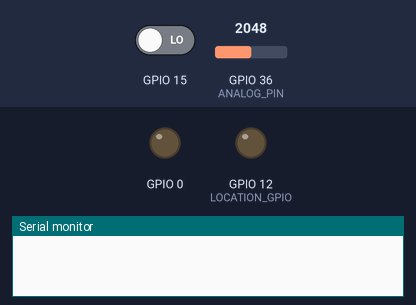
Bench run of a sketch on a simulated ESP32. Parts: output pins drawn as LEDs (lit = HIGH), the last lines printed to the serial monitor. Inputs (shaded band) come from the test bench; at power-on: GPIO 15 LOW, GPIO 36 (ANALOG_PIN) = 2048.

Above: at 1.2 s.
1.3 s: GPIO 15 driven HIGH
At 1.7 s:
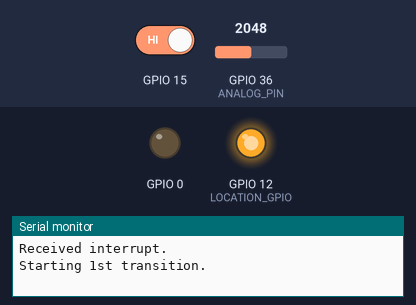
2.8 s: GPIO 36 (ANALOG_PIN) set to 542
4.8 s: GPIO 36 (ANALOG_PIN) set to 470
Timing chart, 0 to 7.8 s (numbered marks = the images above; inputs shaded):
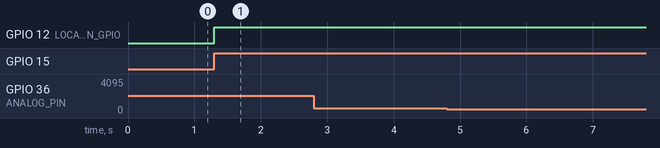

The sketch:

tag.ino
```cpp
/* Assign pins */
const int ANALOG_PIN = A0;
const int LOCATION_GPIO = 12;  // TODO: swapped for testing
const int ORIENTATION_GPIO = 14;

/* Define tuneable parameters */
const int messageLength = 3;
const int minVoltage = 18;
const int maxVoltage = 500;
const int voltageMargin = 0;
const unsigned long timePeriod = 5000;
const unsigned long timeMargin = 200;
const unsigned long transitionDelay = 2000;
const bool isOrientationEnabled = false;

/* Declare time markers */
unsigned long observationStartTime;
unsigned long periodStartTime;
unsigned long transitionDelayStartTime;
unsigned long nonReadingStartTime;
unsigned long delayPeriod;
unsigned long currentTime;

/* Additional variables */
int i;
int inputVoltage;
int numTransitionDelays = isOrientationEnabled ? 2 : 1;
int totalObservationTime = (messageLength * timePeriod) + (numTransitionDelays * transitionDelay);
int message[messageLength];
int minThreshold = minVoltage - voltageMargin;
int maxThreshold = maxVoltage + voltageMargin;
bool startReading = false;
bool interruptTrigger = false;
bool transitionDelayInProgress = false;

void IRAM_ATTR ISR() {
  interruptTrigger = true;
}

void setup() {
  Serial.begin(9600);
  pinMode(0, OUTPUT);
  pinMode(LOCATION_GPIO, OUTPUT);
  memset(message, 0, sizeof(message));
  attachInterrupt(digitalPinToInterrupt(15), ISR, HIGH);
  if(isOrientationEnabled) {
    pinMode(ORIENTATION_GPIO, OUTPUT);
  }
}

void loop() {

  /* Update current time */
  currentTime = millis();

  /* Check if interrupt received */
  if (interruptTrigger) {
    handleSyncInterrupt();
  }

  /* Check if transition delay is in progress */
  if (transitionDelayInProgress) {
    /* Check if transition delay has ended */
    if ((currentTime - transitionDelayStartTime) >= transitionDelay) {
      handleTransitionDelayFinished();
    }
  }

  if(startReading) {

    /* Check if Reading window has started  */
    if ((currentTime - nonReadingStartTime) >= delayPeriod) {
      readInputValue();
    }

    /* Check if Reading window has ended */
    if((currentTime - nonReadingStartTime) >= (delayPeriod + (2 * timeMargin))) {
      nonReadingStartTime = currentTime;
      /* Update delayPeriod after first iteration */
      if(i == 0) {
        delayPeriod = 2 * ((timePeriod / 2) - timeMargin);
      }
    }

    /* Check if time period has ended */
    if((currentTime - periodStartTime) >= timePeriod) {
      handleTimePeriodFinished();
    }

    /* Check if observation phase is over */
    if((currentTime - observationStartTime) >= totalObservationTime) {
      sendMessage();
    }
  }
}

void handleSyncInterrupt() {
  Serial.println("Received interrupt.");
  Serial.println("Starting 1st transition.");
  transitionDelayInProgress = true;
  transitionDelayStartTime = currentTime;
  observationStartTime = currentTime;
  delayPeriod = (timePeriod / 2) - timeMargin;
  startReading = false;
  i = 0;
  digitalWrite(LOCATION_GPIO, HIGH);
  interruptTrigger = false;
  if(isOrientationEnabled){
    digitalWrite(ORIENTATION_GPIO, LOW);
  }
}

void handleTransitionDelayFinished() {
  Serial.println("Ending transition delay.");
  periodStartTime = currentTime;
  nonReadingStartTime = currentTime;
  transitionDelayInProgress = false;
  startReading = true;
}

void handleTimePeriodFinished() {
  Serial.println("Time period ended.");
  periodStartTime = currentTime;
  i += 1;
  if (isOrientationEnabled && i == messageLength - 1) {
    Serial.println("Starting 2nd transition delay.");
    transitionDelayStartTime = currentTime;
    transitionDelayInProgress = true;
    startReading = false;
    digitalWrite(LOCATION_GPIO, LOW);
    digitalWrite(ORIENTATION_GPIO, HIGH);
  }
}

void readInputValue() {
  inputVoltage = analogRead(ANALOG_PIN);
  int numLocationLEDs = isOrientationEnabled ? messageLength - 1 : messageLength;
  /* Read location */
  if (i < numLocationLEDs) {
    if (message[i] != 1 && (inputVoltage > minThreshold) && (inputVoltage < maxThreshold)) {
      message[i] = 1;
      Serial.println(inputVoltage);
    }
  /* Read orientation */
  } else if (isOrientationEnabled && i == messageLength - 1) {
    if (message[i] == 0) { // TODO: Orientation is being read at initial start time
      message[i] = inputVoltage;
    }
  }
}

void sendMessage() {
  if (i >= messageLength) {
    startReading = false;
    for (int k = 0; k < messageLength; k++) {
      if (k < messageLength - 1) {
        char c;
        if (message[k] == 0) {
          c = '0';
        }
        if (message[k] == 1) {
          c = '1';
        }
        Serial.print(c);
      } else {
        Serial.print(message[k]);
      }
    }
    Serial.println("x");
  }
  /* Reset message array */
  memset(message, 0, sizeof(message));
}
```

Measured:
- after the input at 1.3 s, GPIO 12 (LOCATION_GPIO): LOW → HIGH at once
